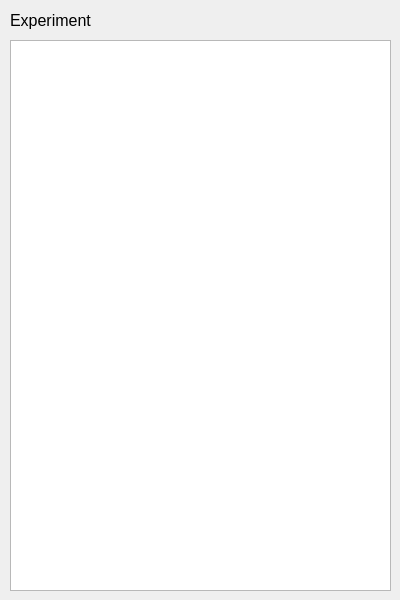
<?xml version="1.0" encoding="UTF-8"?>
<ui version="4.0">
 <class>SetupDialog</class>
 <widget class="QDialog" name="SetupDialog">
  <property name="geometry">
   <rect>
    <x>0</x>
    <y>0</y>
    <width>400</width>
    <height>600</height>
   </rect>
  </property>
  <property name="windowTitle">
   <string>Setup</string>
  </property>
  <widget class="QLabel" name="label">
   <property name="geometry">
    <rect>
     <x>10</x>
     <y>10</y>
     <width>101</width>
     <height>21</height>
    </rect>
   </property>
   <property name="font">
    <font>
     <pointsize>12</pointsize>
    </font>
   </property>
   <property name="text">
    <string>Experiment</string>
   </property>
  </widget>
  <widget class="QTableWidget" name="tableWidget">
   <property name="geometry">
    <rect>
     <x>10</x>
     <y>40</y>
     <width>381</width>
     <height>551</height>
    </rect>
   </property>
  </widget>
 </widget>
 <resources/>
 <connections/>
</ui>
